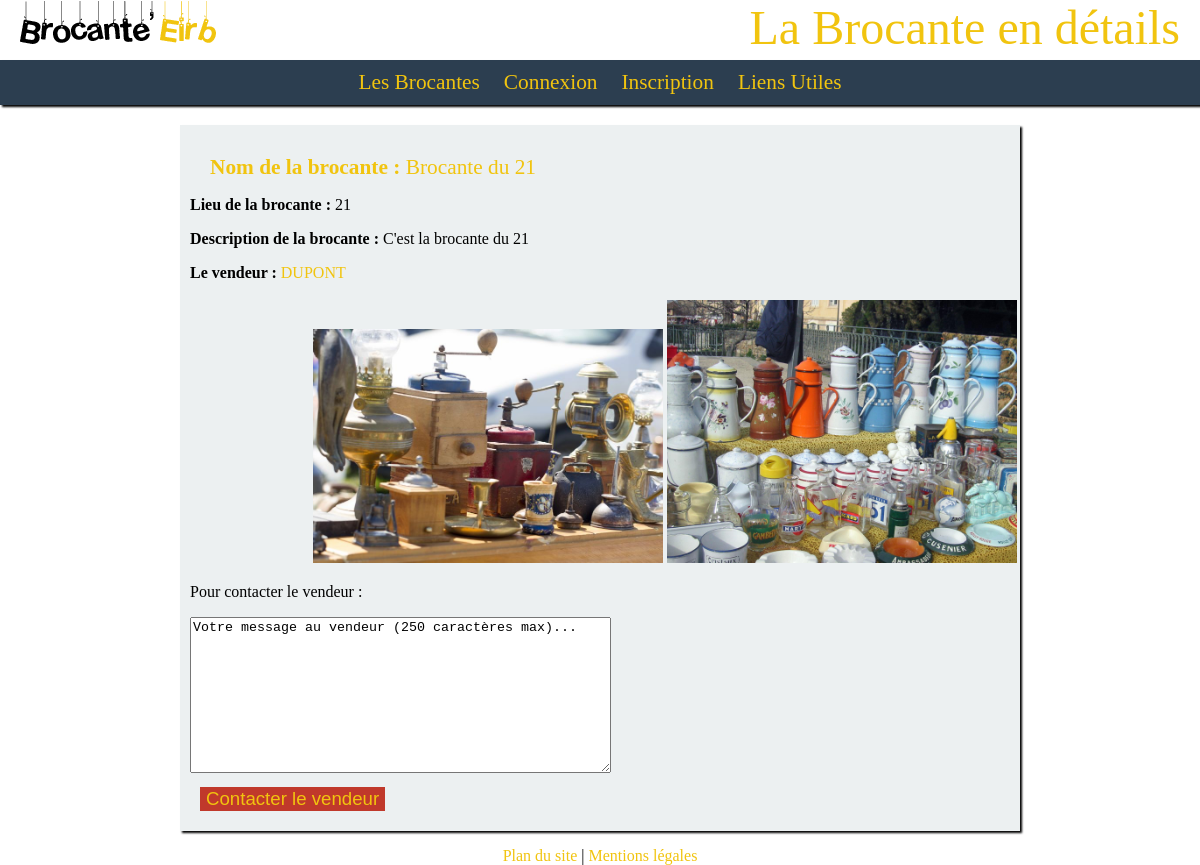
/Project/detailbroc.php?idbroc=27, run on the app's committed database.
### tables this page shows
CREATE TABLE IF NOT EXISTS `brocante` (
  `ID_Brocante` int(4) NOT NULL AUTO_INCREMENT,
  `nom_brocante` varchar(50) NOT NULL,
  `ID_utilisateur` int(4) NOT NULL,
  `description` varchar(500) NOT NULL,
  `lieu` varchar(50) NOT NULL,
  `photo1` text NOT NULL,
  `photo2` text NOT NULL,
  PRIMARY KEY (`ID_Brocante`)
);

CREATE TABLE IF NOT EXISTS `utilisateur` (
  `nom_utilisateur` varchar(50) NOT NULL,
  `mail_utilisateur` varchar(50) NOT NULL,
  `mdp_utilisateur` varchar(50) NOT NULL,
  `prenom_utilisateur` varchar(50) NOT NULL,
  `pseudo_utilisateur` varchar(50) NOT NULL,
  `departement` int(2) NOT NULL,
  `ville` varchar(50) NOT NULL,
  `date_inscription` date NOT NULL,
  `ID_utilisateur` int(4) NOT NULL AUTO_INCREMENT,
  `photo_profil` text NOT NULL,
  PRIMARY KEY (`ID_utilisateur`),
  FULLTEXT KEY `nom_utilisateur` (`nom_utilisateur`)
);

### Project/detailbroc.php (the view, shortened to what this page needs)
<?php
require_once("src/fonctions.php");
include('src/entete.php');
$idbroc=$_GET['idbroc'];
$infos_brocante = $connect->prepare("SELECT * FROM brocante WHERE ID_Brocante='$idbroc'");
$infos_brocante->execute() or die(print_r($infos_brocante->errorInfo(), true));
$ligne = $infos_brocante->fetch();
$nom_brocante = $ligne['nom_brocante'];
$ID_utilisateur = $ligne['ID_utilisateur'];
$description = $ligne['description'];
$lieu = $ligne['lieu'];
$photo1=$ligne['photo1'];
$photo2=$ligne['photo2'];
$infos_utilisateur = $connect->prepare("SELECT * FROM utilisateur WHERE ID_utilisateur='$ID_utilisateur'");
$infos_utilisateur->execute() or die(print_r($infos_utilisateur->errorInfo(), true));
$ligne = $infos_utilisateur->fetch();
$nom = $ligne['nom_utilisateur'];
?>
<section>
	<article>
<?php
if (isset($idbroc)) {
echo "
		<h2><b>Nom de la brocante :</b> $nom_brocante</h2>
		<p><b>Lieu de la brocante :</b> $lieu</p>
		<p><b>Description de la brocante :</b> $description</p>
		<b>Le vendeur :</b> <a href=\"publicaccount.php?iduser=$ID_utilisateur\"> $nom</a><br></br>
		<img  class='imgdtls1' src='src/$photo1'>
		<img  class='imgdtls2' src='src/$photo2'>
";
echo
'
		<p>Pour contacter le vendeur : </p>
		<form method="post">
			<textarea name="contenu" id="contenu" rows="10" cols="50" maxlength="250">Votre message au vendeur (250 caractères max)...</textarea>
			<br>
			<input type="submit" name="Contacter" value="Contacter le vendeur" />
		</form>
';
}
else {
	echo "Pas encore de brocantes désolé..";
}
?>
	</article>
</section>
<?php include('src/footer.php'); ?>

### Project/src/style.css (style rules this page uses)
html,body { height: 100%; margin: 0; padding: 0; font-family: Calibri; font-size: 12pt; }
.imgdtls1 { max-width: 350px; max-height: 350px; position: relative; left: 15%; }
.imgdtls2 { max-width: 350px; max-height: 350px; position: relative; left: 15%; }
img { max-width: 100%; height: auto; }
a { color: #f1c40f; text-decoration: none; }
h2, caption { font-weight: lighter; font-size: 16pt; color: #f1c40f; text-align: left; margin-left: 20px; margin-top: 20px; margin-bottom: 5px; }
section { padding-top: 125px; max-width: 980px; width: 70%; margin: auto; }
article { background-color: #ecf0f1; box-shadow: 2px 2px 2px black; padding: 10px; margin: auto; }
input[type="submit"], input[type="button"] { background-color: #c0392b; font-weight: lighter; font-size: 14pt; color: #f1c40f; border:none; margin: 10px; }

### data on the page
brocante: nom_brocante "Brocante du 21", lieu "21", description "C'est la brocante du 21", photo1 (picture), photo2 (picture)
utilisateur: nom_utilisateur "DUPONT"

### other printed values
$titre "La Brocante en détails"
